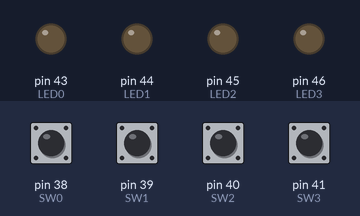
A sketch run on a simulated Arduino Mega 2560, built with avr-gcc and run on an emulated ATmega2560. Parts: output pins drawn as LEDs (lit = HIGH). The inputs (shaded band) are chosen by the test bench; at power-on: pin 38 (SW0), pin 39 (SW1), pin 40 (SW2), pin 41 (SW3) LOW.

Above: at 1.2 s.
1.3 s: pin 38 (SW0) pulled HIGH for 0.15 s
At 2.4 s:
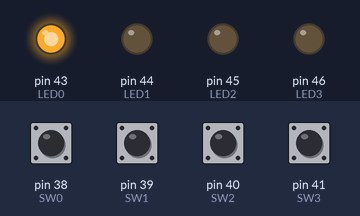
2.9 s: pin 39 (SW1) pulled HIGH for 0.15 s
At 3.6 s:
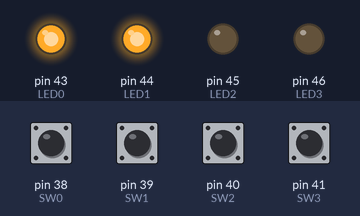
4.5 s: pin 40 (SW2) pulled HIGH for 0.15 s
At 4.8 s:
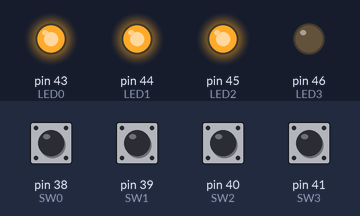
6.1 s: pin 41 (SW3) pulled HIGH for 0.15 s
At 7.3 s:
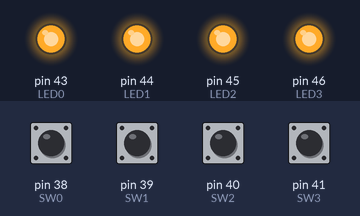
7.7 s: pin 38 (SW0) pulled HIGH for 1 s
At 8.5 s:
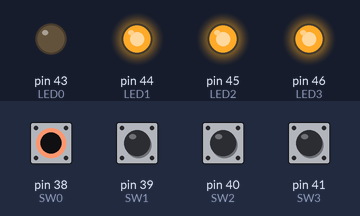
10.2 s: pin 39 (SW1) pulled HIGH for 1 s
At 11.6 s:
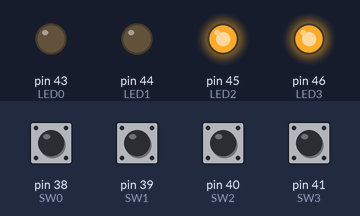
Timing chart, 0 to 13.2 s (numbered marks = the images above; inputs shaded):
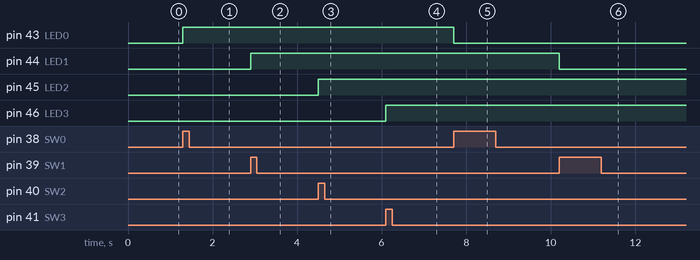

Measured:
- after the input at 1.3 s, pin 43 (LED0): LOW → HIGH at once
- after the input at 2.9 s, pin 44 (LED1): LOW → HIGH at once
- after the input at 4.5 s, pin 45 (LED2): LOW → HIGH at once
- after the input at 6.1 s, pin 46 (LED3): LOW → HIGH at once
- after the input at 7.7 s, pin 43 (LED0): HIGH → LOW at once
- after the input at 10.2 s, pin 44 (LED1): HIGH → LOW at once

The sketch:

lab9.ino
```cpp
int LED0 = 43;
int LED1 = 44;
int LED2 = 45;
int LED3 = 46;

int SW0 = 38;
int SW1 = 39;
int SW2 = 40;
int SW3 = 41;

bool ledState0 = false;
bool ledState1 = false;
bool ledState2 = false;
bool ledState3 = false;

void setup() {

  pinMode(LED0, OUTPUT);
  pinMode(LED1, OUTPUT);
  pinMode(LED2, OUTPUT);
  pinMode(LED3, OUTPUT);

  pinMode(SW0, INPUT);
  pinMode(SW1, INPUT);
  pinMode(SW2, INPUT);
  pinMode(SW3, INPUT);

}

void loop() {


  if(digitalRead(SW0) == HIGH) {

    ledState0 = !ledState0;

    digitalWrite(LED0, ledState0);

    while(digitalRead(SW0) == HIGH);

    delay(100);
  }


  if(digitalRead(SW1) == HIGH) {

    ledState1 = !ledState1;

    digitalWrite(LED1, ledState1);

    while(digitalRead(SW1) == HIGH);

    delay(100);
  }


  if(digitalRead(SW2) == HIGH) {

    ledState2 = !ledState2;

    digitalWrite(LED2, ledState2);

    while(digitalRead(SW2) == HIGH);

    delay(100);
  }


  if(digitalRead(SW3) == HIGH) {

    ledState3 = !ledState3;

    digitalWrite(LED3, ledState3);

    while(digitalRead(SW3) == HIGH);

    delay(100);
  }

}
```
